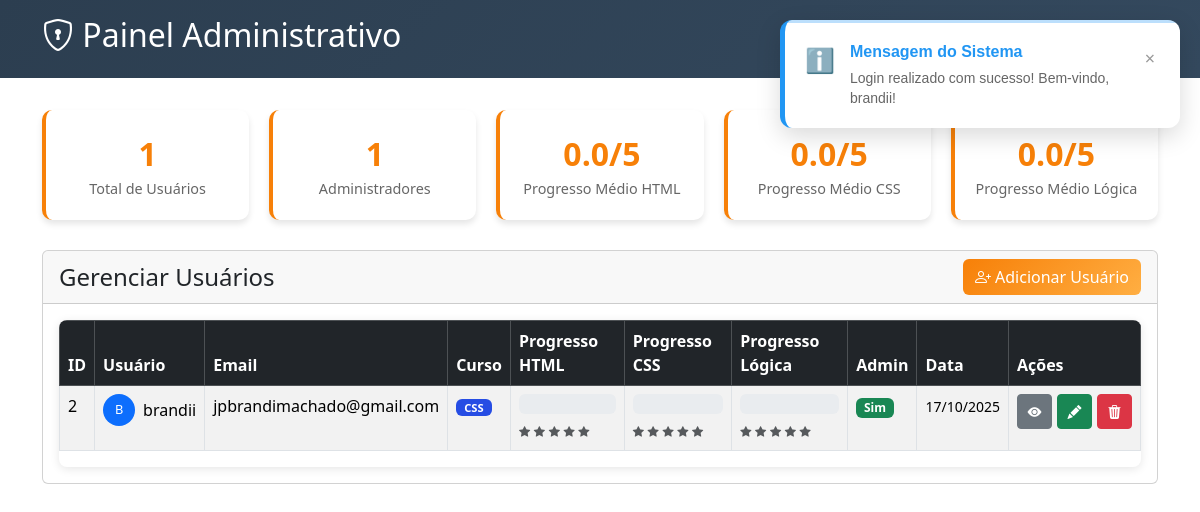
The app's page /crud.php (signed in) with its own data.
### tables this page shows
CREATE TABLE `usuarios` (
  `id` int NOT NULL AUTO_INCREMENT,
  `email` varchar(255) NOT NULL,
  `nome` varchar(255) NOT NULL,
  `senha` varchar(255) NOT NULL,
  `curso_escolhido` varchar(50) DEFAULT '',
  `progresso_html` int DEFAULT '0',
  `estrelas_html` int DEFAULT '0',
  `progresso_css` int DEFAULT '0',
  `estrelas_css` int DEFAULT '0',
  `progresso_logica` int DEFAULT '0',
  `estrelas_logica` int DEFAULT '0',
  `is_admin` tinyint(1) DEFAULT '0',
  `data_criacao` timestamp NULL DEFAULT CURRENT_TIMESTAMP,
  `ultimo_acesso` timestamp NULL DEFAULT NULL,
  `ultima_atualizacao` timestamp NULL DEFAULT CURRENT_TIMESTAMP ON UPDATE CURRENT_TIMESTAMP,
  PRIMARY KEY (`id`),
  UNIQUE KEY `email_unique` (`email`),
  KEY `idx_usuario_email` (`email`),
  KEY `idx_usuarios_admin` (`is_admin`),
  KEY `idx_usuarios_data_criacao` (`data_criacao`)
);

### crud.php (the view, shortened to what this page needs)
<?php
require 'conexao.php';
$sql_stats = "SELECT
    COUNT(*) as total_usuarios,
    SUM(is_admin) as total_admins,
    AVG(progresso_html) as progresso_medio_html,
    AVG(progresso_css) as progresso_medio_css,
    AVG(progresso_logica) as progresso_medio_logica
    FROM usuarios";
$result_stats = mysqli_query($conexao, $sql_stats);
$stats = mysqli_fetch_assoc($result_stats);
?>
<!doctype html>
<html lang="pt-br">
  <head>
    <link href="https://cdn.jsdelivr.net/npm/bootstrap@5.3.8/dist/css/bootstrap.min.css" rel="stylesheet">
    <link rel="stylesheet" href="https://cdn.jsdelivr.net/npm/bootstrap-icons@1.13.1/font/bootstrap-icons.min.css">
  </head>
  <body>
    <div class="admin-header">
        <div class="container">
            <div class="admin-nav">
                <h2><i class="bi bi-shield-lock"></i> Painel Administrativo</h2>
                <div class="admin-actions">
                    <span class="text-light me-3">Olá, <?php echo $_SESSION['usuario_nome']; ?></span>
                    <a href="tela-inicial.php" class="btn btn-outline-light btn-sm">
                    </a>
                    <a href="logout.php" class="btn btn-outline-light btn-sm">
                    </a>
                </div>
            </div>
        </div>
    </div>
    <div class="container mt-4">
      <div class="stats-cards">
          <div class="stat-card">
              <div class="stat-number"><?php echo $stats['total_usuarios']; ?></div>
              <div class="stat-label">Total de Usuários</div>
          </div>
          <div class="stat-card">
              <div class="stat-number"><?php echo $stats['total_admins']; ?></div>
              <div class="stat-label">Administradores</div>
          </div>
          <div class="stat-card">
              <div class="stat-number"><?php echo number_format($stats['progresso_medio_html'], 1); ?>/5</div>
              <div class="stat-label">Progresso Médio HTML</div>
          </div>
          <div class="stat-card">
              <div class="stat-number"><?php echo number_format($stats['progresso_medio_css'], 1); ?>/5</div>
              <div class="stat-label">Progresso Médio CSS</div>
          </div>
          <div class="stat-card">
              <div class="stat-number"><?php echo number_format($stats['progresso_medio_logica'], 1); ?>/5</div>
              <div class="stat-label">Progresso Médio Lógica</div>
          </div>
      </div>
      <div class="row">
        <div class="col-md-12">
          <div class="card">
            <div class="card-header d-flex justify-content-between align-items-center">
              <h4 class="mb-0">Gerenciar Usuários</h4>
              <a href="usuario-create.php" class="btn btn-admin">
                <i class="bi bi-person-plus"></i> Adicionar Usuário
              </a>
            </div>
            <div class="card-body">
              <div class="table-responsive">
                <table class="table table-bordered table-striped table-hover">
                  <thead class="table-dark">
                    <tr>
                      <th>ID</th>
                      <th>Usuário</th>
                      <th>Email</th>
                      <th>Curso</th>
                      <th>Progresso HTML</th>
                      <th>Progresso CSS</th>
                      <th>Progresso Lógica</th>
                      <th>Admin</th>
                      <th>Data</th>
                      <th>Ações</th>
                    </tr>
                  </thead>
                  <tbody>
                    <?php
                    $sql = 'SELECT * FROM usuarios ORDER BY id DESC';
                    $usuarios = mysqli_query($conexao, $sql);
                    if(mysqli_num_rows($usuarios) > 0) {
                      foreach($usuarios as $usuario){
                    ?>
                    <tr>
                      <td><?=$usuario['id']?></td>
                      <td>
                          <div class="d-flex align-items-center">
                              <div class="bg-primary text-white rounded-circle d-flex align-items-center justify-content-center me-2"
                                   style="width: 32px; height: 32px; font-size: 0.8rem;">
                                  <?= strtoupper(substr($usuario['nome'], 0, 1)) ?>
                              </div>
                              <?=$usuario['nome']?>
                          </div>
                      </td>
                      <td><?=$usuario['email']?></td>
                      <td>
                          <span class="badge curso-badge badge-<?= $usuario['curso_escolhido'] ?? 'html' ?>">
                              <?= strtoupper($usuario['curso_escolhido'] ?? 'html') ?>
                          </span>
                      </td>
                      <td>
                          <div class="progress progress-sm mb-1">
                          </div>
                          <small class="text-muted">
                              <?php
                              $estrelas_html = $usuario['estrelas_html'] ?? 0;
                              for($i = 0; $i < 5; $i++):
                                  $estrela_class = $i < $estrelas_html ? 'text-warning' : 'text-muted';
                              ?>
                                  <i class="bi bi-star-fill <?=$estrela_class?>" style="font-size: 0.7rem;"></i>
                              <?php endfor; ?>
                          </small>
                      </td>
                      <td>
                          <div class="progress progress-sm mb-1">
                          </div>
                          <small class="text-muted">
                              <?php
                              $estrelas_css = $usuario['estrelas_css'] ?? 0;
                              for($i = 0; $i < 5; $i++):
                                  $estrela_class = $i < $estrelas_css ? 'text-warning' : 'text-muted';
                              ?>
                                  <i class="bi bi-star-fill <?=$estrela_class?>" style="font-size: 0.7rem;"></i>
                              <?php endfor; ?>
                          </small>
                      </td>
                      <td>
                          <div class="progress progress-sm mb-1">
                          </div>
                          <small class="text-muted">
                              <?php
                              $estrelas_logica = $usuario['estrelas_logica'] ?? 0;
                              for($i = 0; $i < 5; $i++):
                                  $estrela_class = $i < $estrelas_logica ? 'text-warning' : 'text-muted';
                              ?>
                                  <i class="bi bi-star-fill <?=$estrela_class?>" style="font-size: 0.7rem;"></i>
                              <?php endfor; ?>
                          </small>
                      </td>
                      <td>
                        <?php if($usuario['is_admin']): ?>
                          <span class="badge bg-success">Sim</span>
                        <?php else: ?>
                          <span class="badge bg-secondary">Não</span>
                        <?php endif; ?>
                      </td>
                      <td>
                          <small><?= date('d/m/Y', strtotime($usuario['data_criacao'])) ?></small>
                      </td>
                      <td>
                        <div class="action-buttons">
                            <a href="usuario-view.php?id=<?=$usuario['id']?>" class="btn btn-secondary btn-action btn-sm" title="Visualizar">
                              <i class="bi bi-eye-fill"></i>
                            </a>
                            <a href="usuario-edit.php?id=<?=$usuario['id']?>" class="btn btn-success btn-action btn-sm" title="Editar">
                              <i class="bi bi-pencil-fill"></i>
                            </a>
                            <form action="acoes.php" method="POST" class="d-inline" id="form-delete-<?=$usuario['id']?>">
                              <button type="button"
                                      onclick="confirmarExclusao(<?=$usuario['id']?>, '<?=addslashes($usuario['nome'])?>')"
                                      class="btn btn-danger btn-action btn-sm"
                                      title="Excluir">
                                <i class="bi bi-trash3-fill"></i>
                              </button>
                            </form>
                        </div>
                      </td>
                    </tr>
                    <?php
                      }
                    } else {
                      echo '<tr><td colspan="10" class="text-center py-4">Nenhum usuário encontrado</td></tr>';
                    }
                    ?>
                  </tbody>
                </table>
              </div>
            </div>
          </div>
        </div>
      </div>
    </div>
    <link rel="stylesheet" href="notification.css">
  </body>
</html>

### crud.php (style rules this page uses)
.admin-header { background: linear-gradient(135deg, #2c3e50 0%, #34495e 100%); color: white; padding: 1rem 0; margin-bottom: 2rem; }
.admin-nav { display: flex; justify-content: space-between; align-items: center; }
.admin-actions { display: flex; gap: 10px; }
.stats-cards { display: grid; grid-template-columns: repeat(auto-fit, minmax(200px, 1fr)); gap: 20px; margin-bottom: 30px; }
.stat-card { background: white; padding: 20px; border-radius: 10px; box-shadow: 0 4px 6px rgba(0,0,0,0.1); text-align: center; border-left: 4px solid #F78008; }
.stat-number { font-size: 2rem; font-weight: bold; color: #F78008; }
.stat-label { color: #666; font-size: 0.9rem; }
.table-responsive { border-radius: 8px; overflow: hidden; box-shadow: 0 2px 10px rgba(0,0,0,0.1); }
.btn-admin { background: linear-gradient(135deg, #F78008 0%, #ffae42 100%); border: none; color: white; }
.curso-badge { font-size: 0.7rem; padding: 3px 8px; }
.badge-css { background: #264de4; color: white; }
.progress-sm { height: 20px; }
.action-buttons { display: flex; gap: 5px; }
.btn-action { width: 35px; height: 35px; display: flex; align-items: center; justify-content: center; }

### records on screen
usuarios: id "2", nome "B", nome "brandii", email "jpbrandimachado@gmail.com", curso_escolhido "CSS", estrelas_html 0 (drawn), estrelas_css 0 (drawn), estrelas_logica 0 (drawn), is_admin "Sim", data_criacao "17/10/2025"

### other values on screen
$stats['total_usuarios'] "1"
$stats['total_admins'] "1"
$stats['progresso_medio_html'] "0.0"
$stats['progresso_medio_css'] "0.0"
$stats['progresso_medio_logica'] "0.0"
